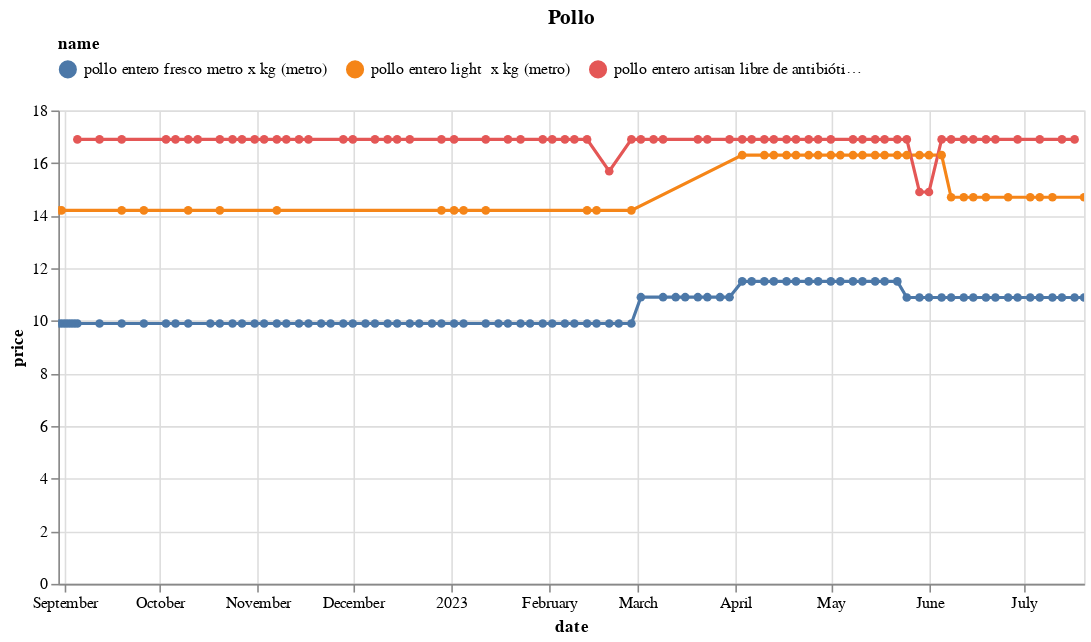

The code cell stored with this chart in its notebook:
### Code cell
(df
 .loc[df.name.isin(names)]
 .pipe(alt.Chart)
 .mark_line(point=True)
 .encode(x='date', y='price', color='name', tooltip=['name','price'])
 .properties(width=650, title='Pollo')
 .interactive()
 .configure_legend(orient='top', columns=3)
)

### Figure 1 — Vega-Lite specification as saved in the notebook (floating-point values rounded to 4 significant figures; data arrays with more than 128 entries replaced by an {"elided": "..."} marker saying what was removed)
{"config": {"view": {"continuousWidth": 300, "continuousHeight": 300}, "legend": {"columns": 3, "orient": "top"}}, "data": {"name": "data-9d405428b2b9e6d4af5171377dd08420"}, "mark": {"type": "line", "point": true}, "encoding": {"color": {"field": "name", "type": "nominal"}, "tooltip": [{"field": "name", "type": "nominal"}, {"field": "price", "type": "quantitative"}], "x": {"field": "date", "type": "temporal"}, "y": {"field": "price", "type": "quantitative"}}, "params": [{"name": "param_13", "select": {"type": "interval", "encodings": ["x", "y"]}, "bind": "scales"}], "title": "Pollo", "width": 650, "$schema": "https://vega.github.io/schema/vega-lite/v5.8.0.json", "datasets": {"data-9d405428b2b9e6d4af5171377dd08420": {"elided": "199 records"}}}
